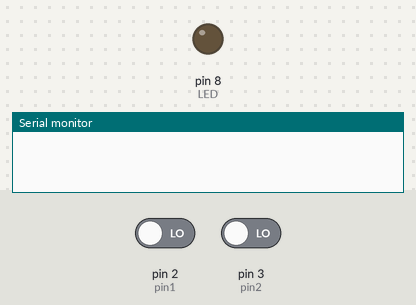
A sketch run on a simulated Arduino Uno, built with avr-gcc and run on an emulated ATmega328P. Parts: output pins drawn as LEDs (lit = HIGH), the last lines printed to the serial monitor. The test bench sets the inputs (shaded band); at power-on: pin 2 (pin1) LOW, pin 3 (pin2) LOW.

Above: at 1.2 s.
1.3 s: pin 2 (pin1) driven HIGH
At 1.8 s:
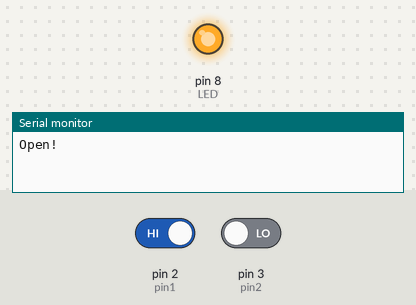
2.8 s: pin 3 (pin2) driven HIGH
At 4.0 s:
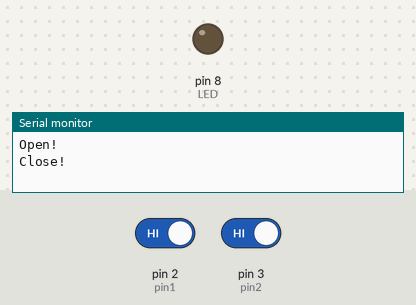
4.3 s: pin 2 (pin1) driven LOW
At 5.2 s:
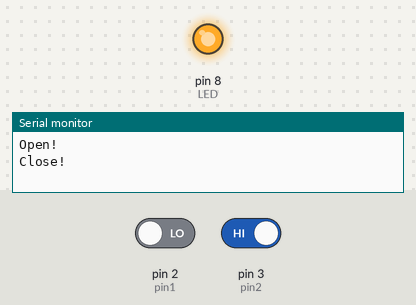
5.8 s: pin 3 (pin2) driven LOW
At 6.4 s:
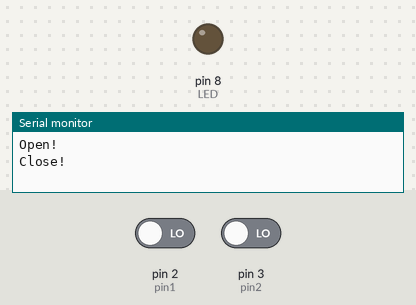
Timing chart, 0 to 8.3 s (numbered marks = the images above; inputs shaded):
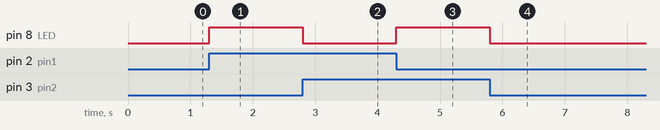

The sketch:

15.ino
```cpp
int pin1=2;
int pin2=3;
int LED=8;

void LEDlight()
{
  if(digitalRead(pin1)==HIGH)
     Serial.println("Open!");
  digitalWrite(LED,HIGH);
  }

void LEDclose()
{
  if(digitalRead(pin2)==HIGH)
     Serial.println("Close!");
  digitalWrite(LED,LOW);
  }

void setup() {
  // put your setup code here, to run once:
  pinMode(LED,OUTPUT);
  pinMode(pin1,INPUT);
  pinMode(pin2,INPUT);
  Serial.begin(9600);
  attachInterrupt(digitalPinToInterrupt(pin1),LEDlight,CHANGE);
  attachInterrupt(digitalPinToInterrupt(pin2),LEDclose,CHANGE);
  digitalWrite(LED,LOW);

}

void loop() {
  // put your main code here, to run repeatedly:

}
```

Measured:
- after the input at 1.3 s, pin 8 (LED): LOW → HIGH at once
- after the input at 2.8 s, pin 8 (LED): HIGH → LOW at once
- after the input at 4.3 s, pin 8 (LED): LOW → HIGH at once
- after the input at 5.8 s, pin 8 (LED): HIGH → LOW at once
